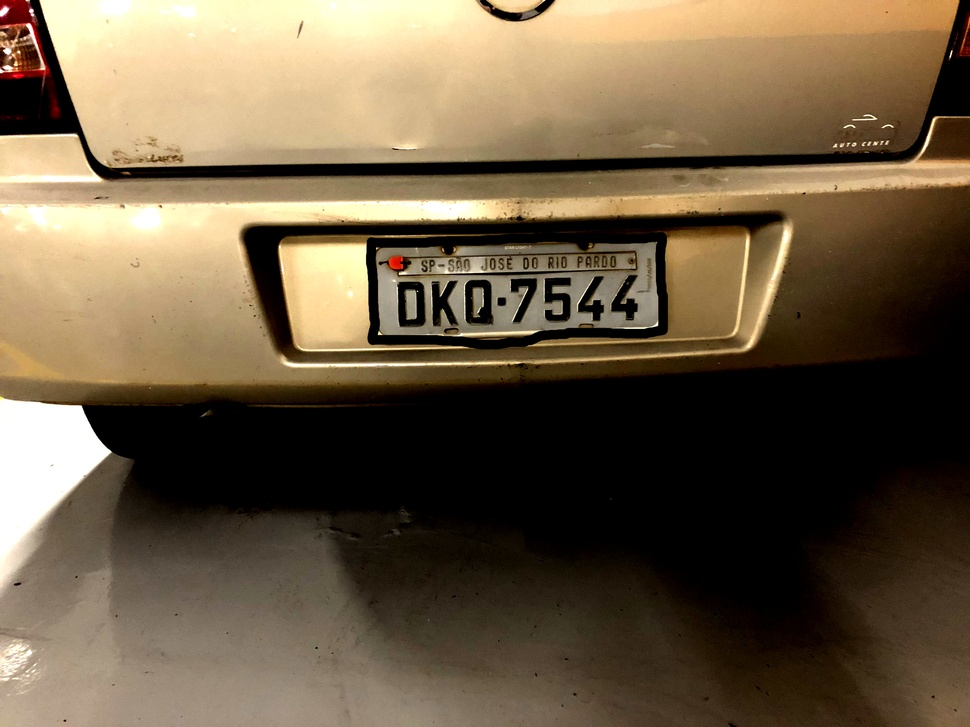
#> input picture lpr/IMG_0534_mclb_cheat.jpg, 970 x 727 px, shrunk from 2048 x 1536 before the run
$ python localization.py   (older library calls are emulated)
#> lines starting #> are read from the running program, lines starting #| are printed output that depends on the picture; after the words box and inside, x2 and y2 are one past the last pixel; in counts of white or black regions, pixels touching at a corner belong together
from skimage.io import imread
from skimage.filters import threshold_otsu
import matplotlib.pyplot as plt

# car_image = imread("IMG_0530.jpg", as_grey=True)
car_image = imread("IMG_0534_mclb_cheat.jpg", as_grey=True)
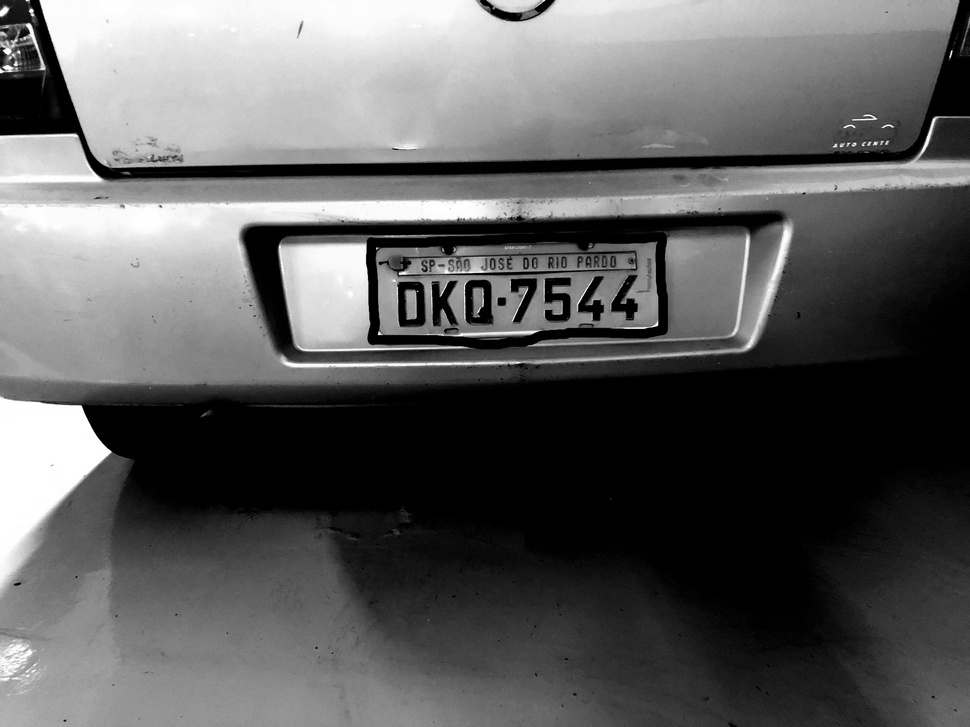
#> car_image: shape (727, 970) float64; min 0, max 1, mean 0.369
# it should be a 2 dimensional array
print(car_image.shape)
#| (727, 970)

# the next line is not compulsory however, a grey scale pixel
# in skimage ranges between 0 & 1. multiplying it with 255
# will make it range between 0 & 255 (something we can relate better with

gray_car_image = car_image * 255
fig, (ax1, ax2) = plt.subplots(1, 2)
ax1.imshow(gray_car_image, cmap="gray")
threshold_value = threshold_otsu(gray_car_image)
#> threshold_value = 100.1
binary_car_image = gray_car_image > threshold_value
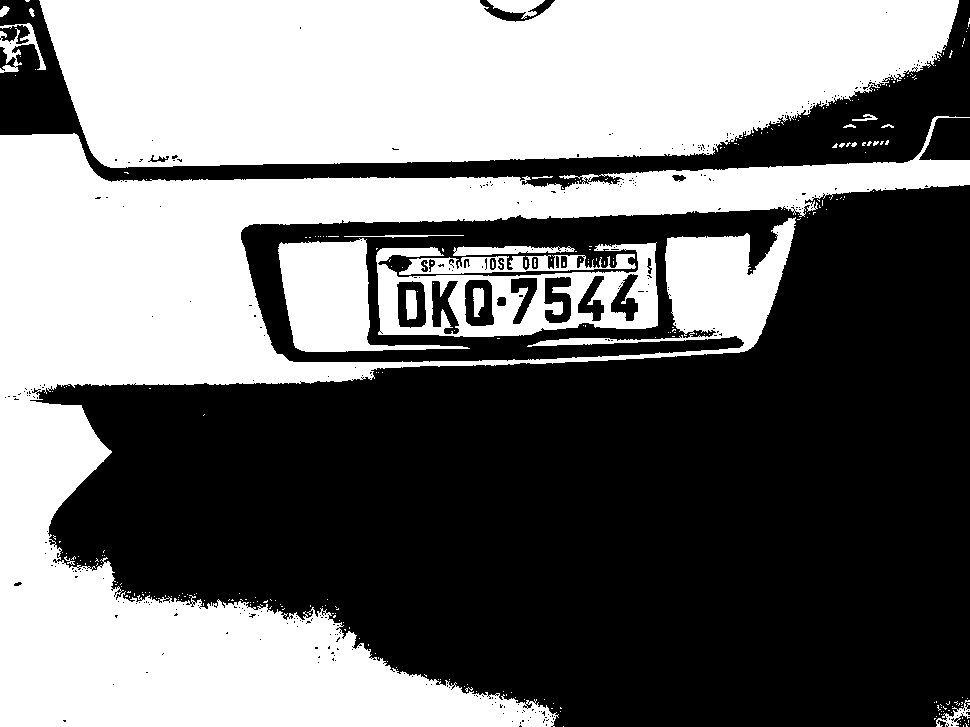
#> binary_car_image: shape (727, 970) bool; 45.9% white; 290 white regions (269 under 20 px), largest, box (x1, y1, x2, y2) and area: (0, 116, 970, 727) 168665, (39, 0, 959, 168) 127540, (376, 242, 658, 337) 11614
ax2.imshow(binary_car_image, cmap="gray")
plt.show()
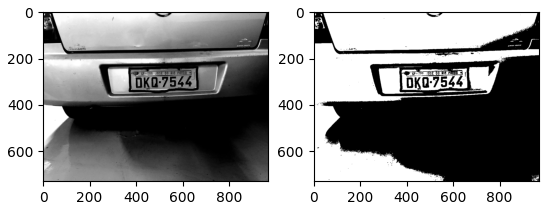
#> figure drawn by matplotlib, 2 panels
